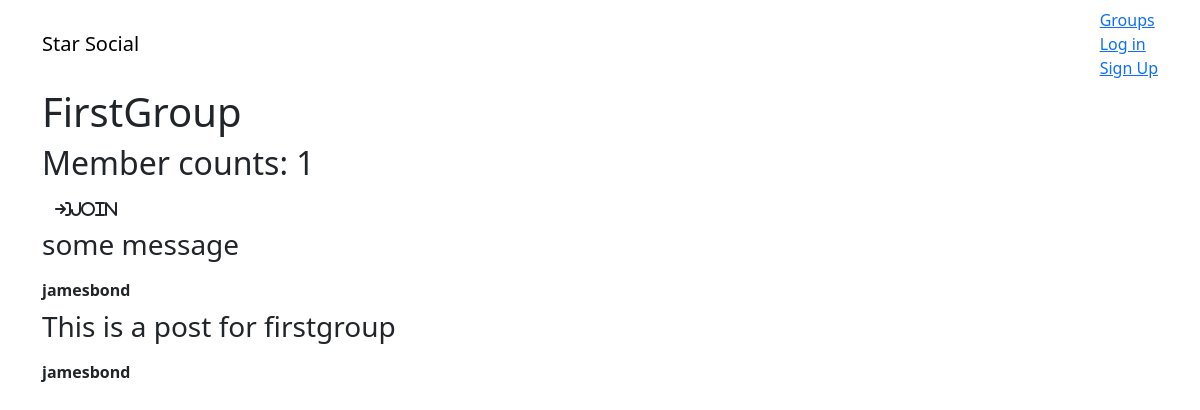
The page /group/posts/in/firstgroup on the database its author committed.
### group/models.py (models this page shows, shortened)
class Group(models.Model):
    name = models.CharField(max_length=255, unique=True)
    slug = models.SlugField(allow_unicode=True, unique=True)
    description = models.TextField(blank=True, default="")
    description_html = models.TextField(editable=False, default="", blank=True)
    members = models.ManyToManyField(User, through="GroupMember")
    class Meta:
        ordering = ["name"]

### posts/models.py (models this page shows, shortened)
class Post(models.Model):
    user = models.ForeignKey(User, related_name="posts", on_delete=models.CASCADE)
    created_at = models.DateTimeField(auto_now=True)
    message = models.TextField()
    message_html = models.TextField(editable=False)
    group = models.ForeignKey(Group, related_name="posts", null=True, blank=True, on_delete=models.PROTECT)
    class Meta:
        ordering = ["-created_at"]
        unique_together = ["user", "message" ]

### group/views.py (the view)
# urls.py: path('posts/in/<slug:slug>', views.SingleGroup.as_view(), name="single"),
class SingleGroup(generic.DetailView):
    model = Group

### group/templates/group/group_detail.html
{% extends "group/group_base.html" %}
{% block pregroup %}
  <h1>{{ group.name }}</h1>
  <h2>Member counts: {{ group.members.count }}</h2>
  <div class="content">
    {% if user in group.members.all %}
      <a href="{% url 'group:leave' slug=group.slug %}" class="btn btn-lg btn-fill warning"><i class="fa-solid fa-arrow-right-from-bracket">Leave</i></a>
    {% else %}
      <a href="{% url 'group:join' slug=group.slug %}" class="btn btn-large btn-fill warning"><i class="fa-solid fa-arrow-right-to-bracket">Join</i></a>
    {% endif %}
  </div>
{% endblock %}
{% block group_content %}
  <div class="col-md-8">
    {% if group.posts.count == 0 %}
      <h2>No post in this group yet.</h2>
    {% else %}
      {% for post in group.posts.all %}
        {% include "posts/_post.html" %}
      {% endfor %}
    {% endif %}
  </div>
{% endblock group_content %}

### posts/templates/posts/_post.html (shortened to what this page needs)
<div class="post media">
  <h3>{{ post.message_html|safe }}</h3>
  <div class="media-body">
    <strong>{{ post.user.username }}</strong>
  </div>
</div>

### rows shown on the page
Group: name "FirstGroup", members.count "1"
Post: message_html "some message", user.username "jamesbond"
Post: message_html "This is a post for firstgroup", user.username "jamesbond"
